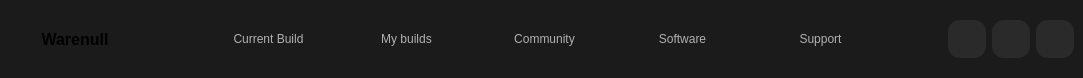
         <widget class="QWidget" name="NavBar" native="true">
          <property name="minimumSize">
           <size>
            <width>0</width>
            <height>70</height>
           </size>
          </property>
          <property name="maximumSize">
           <size>
            <width>16777215</width>
            <height>78</height>
           </size>
          </property>
          <property name="styleSheet">
           <string notr="true">background-color: rgba(27, 27, 27, 1);
border-radius: 21px;</string>
          </property>
          <layout class="QHBoxLayout" name="horizontalLayout_3">
           <property name="spacing">
            <number>9</number>
           </property>
           <property name="leftMargin">
            <number>0</number>
           </property>
           <property name="topMargin">
            <number>0</number>
           </property>
           <property name="rightMargin">
            <number>0</number>
           </property>
           <property name="bottomMargin">
            <number>0</number>
           </property>
           <item>
            <widget class="QLabel" name="label">
             <property name="sizePolicy">
              <sizepolicy hsizetype="Minimum" vsizetype="Preferred">
               <horstretch>0</horstretch>
               <verstretch>0</verstretch>
              </sizepolicy>
             </property>
             <property name="minimumSize">
              <size>
               <width>150</width>
               <height>0</height>
              </size>
             </property>
             <property name="font">
              <font>
               <pointsize>12</pointsize>
               <bold>true</bold>
              </font>
             </property>
             <property name="text">
              <string>Warenull</string>
             </property>
             <property name="alignment">
              <set>Qt::AlignmentFlag::AlignCenter</set>
             </property>
            </widget>
           </item>
           <item>
            <spacer name="horizontalSpacer">
             <property name="orientation">
              <enum>Qt::Orientation::Horizontal</enum>
             </property>
             <property name="sizeHint" stdset="0">
              <size>
               <width>40</width>
               <height>20</height>
              </size>
             </property>
            </spacer>
           </item>
           <item>
            <widget class="QWidget" name="NavButtons" native="true">
             <property name="styleSheet">
              <string notr="true">QPushButton
{
	border-radius: 12px;
	color: rgba(240, 240, 240, 0.7);
}</string>
             </property>
             <layout class="QHBoxLayout" name="horizontalLayout">
              <property name="spacing">
               <number>17</number>
              </property>
              <item>
               <widget class="QPushButton" name="curBuild">
                <property name="sizePolicy">
                 <sizepolicy hsizetype="Minimum" vsizetype="Maximum">
                  <horstretch>0</horstretch>
                  <verstretch>0</verstretch>
                 </sizepolicy>
                </property>
                <property name="minimumSize">
                 <size>
                  <width>121</width>
                  <height>54</height>
                 </size>
                </property>
                <property name="font">
                 <font>
                  <family>Segoe UI</family>
                  <pointsize>9</pointsize>
                  <bold>false</bold>
                 </font>
                </property>
                <property name="text">
                 <string>Current Build</string>
                </property>
                <property name="checkable">
                 <bool>true</bool>
                </property>
                <property name="checked">
                 <bool>true</bool>
                </property>
                <property name="default">
                 <bool>false</bool>
                </property>
                <property name="flat">
                 <bool>true</bool>
                </property>
               </widget>
              </item>
              <item>
               <widget class="QPushButton" name="myBuild">
                <property name="sizePolicy">
                 <sizepolicy hsizetype="Minimum" vsizetype="Maximum">
                  <horstretch>0</horstretch>
                  <verstretch>0</verstretch>
                 </sizepolicy>
                </property>
                <property name="minimumSize">
                 <size>
                  <width>121</width>
                  <height>54</height>
                 </size>
                </property>
                <property name="font">
                 <font>
                  <family>Segoe UI</family>
                  <pointsize>9</pointsize>
                  <bold>false</bold>
                 </font>
                </property>
                <property name="text">
                 <string>My builds</string>
                </property>
                <property name="checkable">
                 <bool>true</bool>
                </property>
                <property name="flat">
                 <bool>true</bool>
                </property>
               </widget>
              </item>
              <item>
               <widget class="QPushButton" name="community">
                <property name="sizePolicy">
                 <sizepolicy hsizetype="Minimum" vsizetype="Maximum">
                  <horstretch>0</horstretch>
                  <verstretch>0</verstretch>
                 </sizepolicy>
                </property>
                <property name="minimumSize">
                 <size>
                  <width>121</width>
                  <height>54</height>
                 </size>
                </property>
                <property name="font">
                 <font>
                  <family>Segoe UI</family>
                  <pointsize>9</pointsize>
                  <bold>false</bold>
                 </font>
                </property>
                <property name="styleSheet">
                 <string notr="true"/>
                </property>
                <property name="text">
                 <string>Community</string>
                </property>
                <property name="checkable">
                 <bool>true</bool>
                </property>
                <property name="flat">
                 <bool>true</bool>
                </property>
               </widget>
              </item>
              <item>
               <widget class="QPushButton" name="soft">
                <property name="sizePolicy">
                 <sizepolicy hsizetype="Minimum" vsizetype="Maximum">
                  <horstretch>0</horstretch>
                  <verstretch>0</verstretch>
                 </sizepolicy>
                </property>
                <property name="minimumSize">
                 <size>
                  <width>121</width>
                  <height>54</height>
                 </size>
                </property>
                <property name="font">
                 <font>
                  <family>Segoe UI</family>
                  <pointsize>9</pointsize>
                  <bold>false</bold>
                 </font>
                </property>
                <property name="text">
                 <string>Software</string>
                </property>
                <property name="checkable">
                 <bool>true</bool>
                </property>
                <property name="flat">
                 <bool>true</bool>
                </property>
               </widget>
              </item>
              <item>
               <widget class="QPushButton" name="support">
                <property name="sizePolicy">
                 <sizepolicy hsizetype="Minimum" vsizetype="Maximum">
                  <horstretch>0</horstretch>
                  <verstretch>0</verstretch>
                 </sizepolicy>
                </property>
                <property name="minimumSize">
                 <size>
                  <width>121</width>
                  <height>54</height>
                 </size>
                </property>
                <property name="font">
                 <font>
                  <family>Segoe UI</family>
                  <pointsize>9</pointsize>
                  <bold>false</bold>
                 </font>
                </property>
                <property name="text">
                 <string>Support</string>
                </property>
                <property name="checkable">
                 <bool>true</bool>
                </property>
                <property name="flat">
                 <bool>true</bool>
                </property>
               </widget>
              </item>
             </layout>
            </widget>
           </item>
           <item>
            <spacer name="horizontalSpacer_2">
             <property name="orientation">
              <enum>Qt::Orientation::Horizontal</enum>
             </property>
             <property name="sizeHint" stdset="0">
              <size>
               <width>40</width>
               <height>20</height>
              </size>
             </property>
            </spacer>
           </item>
           <item>
            <widget class="QWidget" name="NavProfButtons" native="true">
             <property name="styleSheet">
              <string notr="true"/>
             </property>
             <layout class="QHBoxLayout" name="horizontalLayout_4">
              <item>
               <widget class="QPushButton" name="search">
                <property name="minimumSize">
                 <size>
                  <width>38</width>
                  <height>38</height>
                 </size>
                </property>
                <property name="styleSheet">
                 <string notr="true">QPushButton {
	background-color: rgb(42, 42, 42);
	border-radius: 12px;
}

QPushButton:hover {
	background-color: rgb(64, 64, 64);
}</string>
                </property>
                <property name="text">
                 <string/>
                </property>
                <property name="icon">
                 <iconset resource="../res.qrc">
                  <normaloff>:/icons/resources/icons/loupe.png</normaloff>:/icons/resources/icons/loupe.png</iconset>
                </property>
               </widget>
              </item>
              <item>
               <widget class="QPushButton" name="bell">
                <property name="minimumSize">
                 <size>
                  <width>38</width>
                  <height>38</height>
                 </size>
                </property>
                <property name="styleSheet">
                 <string notr="true">QPushButton {
	background-color: rgb(42, 42, 42);
	border-radius: 12px;
}

QPushButton:hover {
	background-color: rgb(64, 64, 64);
}</string>
                </property>
                <property name="text">
                 <string/>
                </property>
                <property name="icon">
                 <iconset resource="../res.qrc">
                  <normaloff>:/icons/resources/icons/bell.png</normaloff>:/icons/resources/icons/bell.png</iconset>
                </property>
               </widget>
              </item>
              <item>
               <widget class="QPushButton" name="pfp">
                <property name="minimumSize">
                 <size>
                  <width>38</width>
                  <height>38</height>
                 </size>
                </property>
                <property name="styleSheet">
                 <string notr="true">QPushButton {
	background-color: rgb(42, 42, 42);
	border-radius: 12px;
}

QPushButton:hover {
	background-color: rgb(64, 64, 64);
}</string>
                </property>
                <property name="text">
                 <string/>
                </property>
                <property name="icon">
                 <iconset resource="../res.qrc">
                  <normaloff>:/icons/resources/icons/ame.png</normaloff>:/icons/resources/icons/ame.png</iconset>
                </property>
               </widget>
              </item>
             </layout>
            </widget>
           </item>
          </layout>
         </widget>
